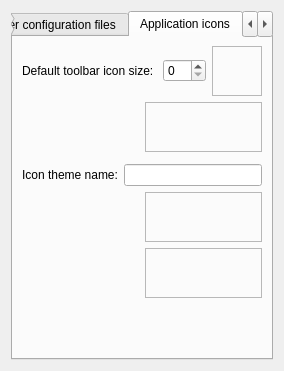
<?xml version="1.0" encoding="UTF-8"?>
<ui version="4.0">
 <class>GeneralConfigWidgetForm</class>
 <widget class="QWidget" name="GeneralConfigWidgetForm">
  <property name="geometry">
   <rect>
    <x>0</x>
    <y>0</y>
    <width>273</width>
    <height>371</height>
   </rect>
  </property>
  <property name="sizePolicy">
   <sizepolicy hsizetype="Preferred" vsizetype="MinimumExpanding">
    <horstretch>0</horstretch>
    <verstretch>0</verstretch>
   </sizepolicy>
  </property>
  <property name="minimumSize">
   <size>
    <width>0</width>
    <height>0</height>
   </size>
  </property>
  <property name="windowTitle">
   <string>General configurations</string>
  </property>
  <layout class="QGridLayout" name="gridLayout_5">
   <item row="0" column="0">
    <widget class="QTabWidget" name="m_tabWidget">
     <property name="currentIndex">
      <number>2</number>
     </property>
     <widget class="QWidget" name="tab">
      <attribute name="title">
       <string>Application informations</string>
      </attribute>
      <layout class="QGridLayout" name="gridLayout_3">
       <item row="0" column="0">
        <layout class="QVBoxLayout" name="verticalLayout">
         <item>
          <layout class="QHBoxLayout" name="horizontalLayout">
           <item>
            <widget class="QLabel" name="label">
             <property name="text">
              <string>Organization:</string>
             </property>
            </widget>
           </item>
           <item>
            <widget class="QLineEdit" name="m_organizationLineEdit">
             <property name="enabled">
              <bool>false</bool>
             </property>
            </widget>
           </item>
          </layout>
         </item>
         <item>
          <layout class="QHBoxLayout" name="horizontalLayout_2">
           <item>
            <widget class="QLabel" name="label_2">
             <property name="text">
              <string>System name:</string>
             </property>
            </widget>
           </item>
           <item>
            <widget class="QLineEdit" name="m_sysNameLineEdit">
             <property name="enabled">
              <bool>false</bool>
             </property>
            </widget>
           </item>
          </layout>
         </item>
         <item>
          <layout class="QHBoxLayout" name="horizontalLayout_3">
           <item>
            <widget class="QLabel" name="label_3">
             <property name="text">
              <string>System title:</string>
             </property>
            </widget>
           </item>
           <item>
            <widget class="QLineEdit" name="m_sysTitleLineEdit"/>
           </item>
          </layout>
         </item>
         <item>
          <layout class="QHBoxLayout" name="horizontalLayout_4">
           <item>
            <widget class="QLabel" name="label_10">
             <property name="text">
              <string>Plugins categories:</string>
             </property>
            </widget>
           </item>
           <item>
            <widget class="QComboBox" name="m_pluginsCategoriesComboBox">
             <property name="sizePolicy">
              <sizepolicy hsizetype="MinimumExpanding" vsizetype="Fixed">
               <horstretch>0</horstretch>
               <verstretch>0</verstretch>
              </sizepolicy>
             </property>
            </widget>
           </item>
           <item>
            <widget class="QToolButton" name="m_addPluginCategoryToolButton">
             <property name="text">
              <string>...</string>
             </property>
            </widget>
           </item>
           <item>
            <widget class="QToolButton" name="m_removePluginCategoryToolButton">
             <property name="text">
              <string>...</string>
             </property>
            </widget>
           </item>
          </layout>
         </item>
         <item>
          <layout class="QHBoxLayout" name="horizontalLayout_10">
           <item>
            <widget class="QLabel" name="label_5">
             <property name="text">
              <string>Default SRS: </string>
             </property>
            </widget>
           </item>
           <item>
            <widget class="QComboBox" name="m_srsComboBox">
             <property name="sizePolicy">
              <sizepolicy hsizetype="MinimumExpanding" vsizetype="Fixed">
               <horstretch>0</horstretch>
               <verstretch>0</verstretch>
              </sizepolicy>
             </property>
            </widget>
           </item>
           <item>
            <spacer name="horizontalSpacer_2">
             <property name="orientation">
              <enum>Qt::Horizontal</enum>
             </property>
             <property name="sizeHint" stdset="0">
              <size>
               <width>40</width>
               <height>20</height>
              </size>
             </property>
            </spacer>
           </item>
          </layout>
         </item>
         <item>
          <layout class="QHBoxLayout" name="horizontalLayout_11">
           <item>
            <widget class="QLabel" name="label_6">
             <property name="text">
              <string>Default selection color: </string>
             </property>
            </widget>
           </item>
           <item>
            <widget class="te::qt::widgets::ColorPickerToolButton" name="m_selectionColorButton" native="true">
             <property name="sizePolicy">
              <sizepolicy hsizetype="Minimum" vsizetype="Minimum">
               <horstretch>0</horstretch>
               <verstretch>0</verstretch>
              </sizepolicy>
             </property>
             <property name="text" stdset="0">
              <string>...</string>
             </property>
            </widget>
           </item>
           <item>
            <spacer name="horizontalSpacer">
             <property name="orientation">
              <enum>Qt::Horizontal</enum>
             </property>
             <property name="sizeHint" stdset="0">
              <size>
               <width>40</width>
               <height>20</height>
              </size>
             </property>
            </spacer>
           </item>
          </layout>
         </item>
         <item>
          <spacer name="verticalSpacer">
           <property name="orientation">
            <enum>Qt::Vertical</enum>
           </property>
           <property name="sizeHint" stdset="0">
            <size>
             <width>20</width>
             <height>40</height>
            </size>
           </property>
          </spacer>
         </item>
        </layout>
       </item>
      </layout>
     </widget>
     <widget class="QWidget" name="tab_2">
      <attribute name="title">
       <string>Other configuration files</string>
      </attribute>
      <layout class="QGridLayout" name="gridLayout_2">
       <item row="0" column="0">
        <layout class="QVBoxLayout" name="verticalLayout_2">
         <item>
          <widget class="te::qt::widgets::FileChooser" name="m_userSettingsFileLineEdit" native="true"/>
         </item>
         <item>
          <widget class="te::qt::widgets::FileChooser" name="m_pluginsFileLineEdit" native="true"/>
         </item>
         <item>
          <widget class="te::qt::widgets::FileChooser" name="m_helpFileLineEdit" native="true"/>
         </item>
         <item>
          <spacer name="verticalSpacer_2">
           <property name="orientation">
            <enum>Qt::Vertical</enum>
           </property>
           <property name="sizeHint" stdset="0">
            <size>
             <width>20</width>
             <height>40</height>
            </size>
           </property>
          </spacer>
         </item>
        </layout>
       </item>
      </layout>
     </widget>
     <widget class="QWidget" name="tab_3">
      <attribute name="title">
       <string>Application icons</string>
      </attribute>
      <layout class="QGridLayout" name="gridLayout">
       <item row="0" column="0">
        <layout class="QVBoxLayout" name="verticalLayout_3">
         <item>
          <layout class="QHBoxLayout" name="horizontalLayout_5">
           <item>
            <widget class="QLabel" name="label_4">
             <property name="text">
              <string>Default toolbar icon size: </string>
             </property>
            </widget>
           </item>
           <item>
            <widget class="QSpinBox" name="m_iconSizeSpinBox"/>
           </item>
           <item>
            <widget class="QFrame" name="m_iconSizeFrame">
             <property name="minimumSize">
              <size>
               <width>50</width>
               <height>50</height>
              </size>
             </property>
             <property name="frameShape">
              <enum>QFrame::StyledPanel</enum>
             </property>
             <property name="frameShadow">
              <enum>QFrame::Raised</enum>
             </property>
            </widget>
           </item>
          </layout>
         </item>
         <item>
          <layout class="QHBoxLayout" name="horizontalLayout_7">
           <item>
            <widget class="te::qt::widgets::FileChooser" name="m_sysIconNameLineEdit" native="true"/>
           </item>
           <item>
            <widget class="QFrame" name="m_sysIconFrame">
             <property name="minimumSize">
              <size>
               <width>50</width>
               <height>50</height>
              </size>
             </property>
             <property name="frameShape">
              <enum>QFrame::StyledPanel</enum>
             </property>
             <property name="frameShadow">
              <enum>QFrame::Raised</enum>
             </property>
            </widget>
           </item>
          </layout>
         </item>
         <item>
          <widget class="te::qt::widgets::FileChooser" name="m_iconThemeFolderLineEdit" native="true"/>
         </item>
         <item>
          <layout class="QHBoxLayout" name="horizontalLayout_9">
           <item>
            <widget class="QLabel" name="label_9">
             <property name="text">
              <string>Icon theme name:</string>
             </property>
            </widget>
           </item>
           <item>
            <widget class="QLineEdit" name="m_iconThemeNameLineEdit"/>
           </item>
          </layout>
         </item>
         <item>
          <layout class="QHBoxLayout" name="horizontalLayout_8">
           <item>
            <widget class="te::qt::widgets::FileChooser" name="m_terralibLogoFileLineEdit" native="true"/>
           </item>
           <item>
            <widget class="QFrame" name="m_terralibLogoFrame">
             <property name="minimumSize">
              <size>
               <width>50</width>
               <height>50</height>
              </size>
             </property>
             <property name="frameShape">
              <enum>QFrame::StyledPanel</enum>
             </property>
             <property name="frameShadow">
              <enum>QFrame::Raised</enum>
             </property>
            </widget>
           </item>
          </layout>
         </item>
         <item>
          <layout class="QHBoxLayout" name="horizontalLayout_6">
           <item>
            <widget class="te::qt::widgets::FileChooser" name="m_aboutLogoFileLineEdit" native="true"/>
           </item>
           <item>
            <widget class="QFrame" name="m_aboutLogoFrame">
             <property name="minimumSize">
              <size>
               <width>50</width>
               <height>50</height>
              </size>
             </property>
             <property name="frameShape">
              <enum>QFrame::StyledPanel</enum>
             </property>
             <property name="frameShadow">
              <enum>QFrame::Raised</enum>
             </property>
            </widget>
           </item>
          </layout>
         </item>
         <item>
          <spacer name="verticalSpacer_3">
           <property name="orientation">
            <enum>Qt::Vertical</enum>
           </property>
           <property name="sizeHint" stdset="0">
            <size>
             <width>20</width>
             <height>40</height>
            </size>
           </property>
          </spacer>
         </item>
        </layout>
       </item>
      </layout>
     </widget>
     <widget class="QWidget" name="tab_4">
      <attribute name="title">
       <string>User settings file</string>
      </attribute>
      <layout class="QGridLayout" name="gridLayout_4">
       <item row="0" column="0">
        <layout class="QVBoxLayout" name="verticalLayout_4">
         <item>
          <layout class="QHBoxLayout" name="horizontalLayout_12">
           <item>
            <widget class="QLabel" name="label_7">
             <property name="text">
              <string>Selected icon theme: </string>
             </property>
            </widget>
           </item>
           <item>
            <widget class="QLineEdit" name="m_selIconThemeLineEdit"/>
           </item>
          </layout>
         </item>
         <item>
          <layout class="QHBoxLayout" name="horizontalLayout_13">
           <item>
            <widget class="QLabel" name="label_8">
             <property name="text">
              <string>Tool bar icons size</string>
             </property>
            </widget>
           </item>
           <item>
            <widget class="QSpinBox" name="m_toolbarIconSizeSpinBox">
             <property name="minimum">
              <number>1</number>
             </property>
            </widget>
           </item>
           <item>
            <widget class="QFrame" name="m_toolbarsIconSizeFrame">
             <property name="sizePolicy">
              <sizepolicy hsizetype="Preferred" vsizetype="Preferred">
               <horstretch>0</horstretch>
               <verstretch>0</verstretch>
              </sizepolicy>
             </property>
             <property name="minimumSize">
              <size>
               <width>50</width>
               <height>50</height>
              </size>
             </property>
             <property name="frameShape">
              <enum>QFrame::StyledPanel</enum>
             </property>
             <property name="frameShadow">
              <enum>QFrame::Raised</enum>
             </property>
            </widget>
           </item>
           <item>
            <spacer name="horizontalSpacer_5">
             <property name="orientation">
              <enum>Qt::Horizontal</enum>
             </property>
             <property name="sizeHint" stdset="0">
              <size>
               <width>40</width>
               <height>20</height>
              </size>
             </property>
            </spacer>
           </item>
          </layout>
         </item>
         <item>
          <layout class="QHBoxLayout" name="horizontalLayout_14">
           <item>
            <widget class="QLabel" name="label_12">
             <property name="text">
              <string>Default SRID: </string>
             </property>
            </widget>
           </item>
           <item>
            <widget class="QComboBox" name="m_DefaultSridComboBox">
             <property name="sizePolicy">
              <sizepolicy hsizetype="MinimumExpanding" vsizetype="Fixed">
               <horstretch>0</horstretch>
               <verstretch>0</verstretch>
              </sizepolicy>
             </property>
             <item>
              <property name="text">
               <string>0</string>
              </property>
             </item>
            </widget>
           </item>
           <item>
            <spacer name="horizontalSpacer_3">
             <property name="orientation">
              <enum>Qt::Horizontal</enum>
             </property>
             <property name="sizeHint" stdset="0">
              <size>
               <width>40</width>
               <height>20</height>
              </size>
             </property>
            </spacer>
           </item>
          </layout>
         </item>
         <item>
          <layout class="QHBoxLayout" name="horizontalLayout_15">
           <item>
            <widget class="QLabel" name="label_11">
             <property name="text">
              <string>Selection color: </string>
             </property>
            </widget>
           </item>
           <item>
            <widget class="te::qt::widgets::ColorPickerToolButton" name="m_selectionColorToolButton" native="true">
             <property name="sizePolicy">
              <sizepolicy hsizetype="Minimum" vsizetype="Minimum">
               <horstretch>0</horstretch>
               <verstretch>0</verstretch>
              </sizepolicy>
             </property>
            </widget>
           </item>
           <item>
            <spacer name="horizontalSpacer_4">
             <property name="orientation">
              <enum>Qt::Horizontal</enum>
             </property>
             <property name="sizeHint" stdset="0">
              <size>
               <width>40</width>
               <height>20</height>
              </size>
             </property>
            </spacer>
           </item>
          </layout>
         </item>
         <item>
          <widget class="te::qt::widgets::FileChooser" name="m_dsLocationFileFileChooser" native="true">
           <property name="sizePolicy">
            <sizepolicy hsizetype="Preferred" vsizetype="Preferred">
             <horstretch>0</horstretch>
             <verstretch>0</verstretch>
            </sizepolicy>
           </property>
          </widget>
         </item>
         <item>
          <spacer name="verticalSpacer_4">
           <property name="orientation">
            <enum>Qt::Vertical</enum>
           </property>
           <property name="sizeHint" stdset="0">
            <size>
             <width>20</width>
             <height>103</height>
            </size>
           </property>
          </spacer>
         </item>
        </layout>
       </item>
      </layout>
     </widget>
    </widget>
   </item>
  </layout>
 </widget>
 <customwidgets>
  <customwidget>
   <class>te::qt::widgets::FileChooser</class>
   <extends>QWidget</extends>
   <header>terralib/qt/widgets/utils/FileChooser.h</header>
  </customwidget>
  <customwidget>
   <class>te::qt::widgets::ColorPickerToolButton</class>
   <extends>QWidget</extends>
   <header>terralib/qt/widgets/utils/ColorPickerToolButton.h</header>
  </customwidget>
 </customwidgets>
 <resources/>
 <connections/>
</ui>
